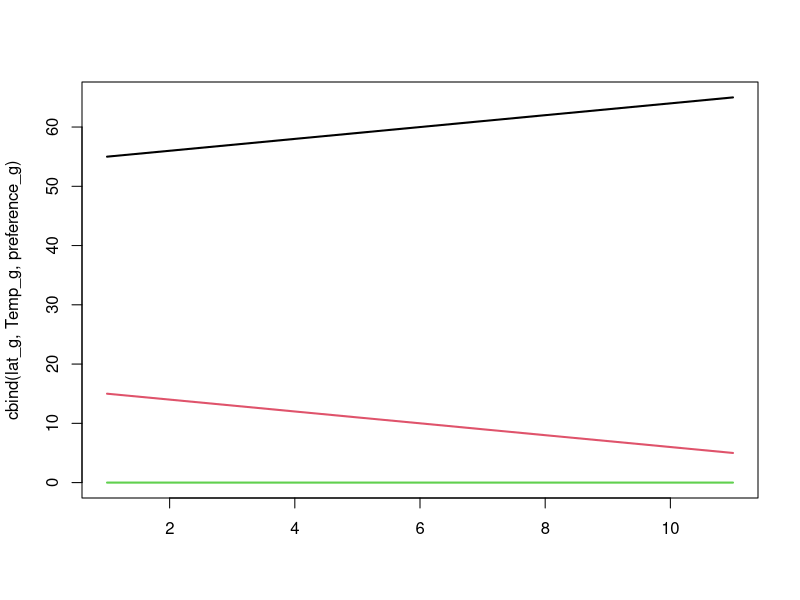
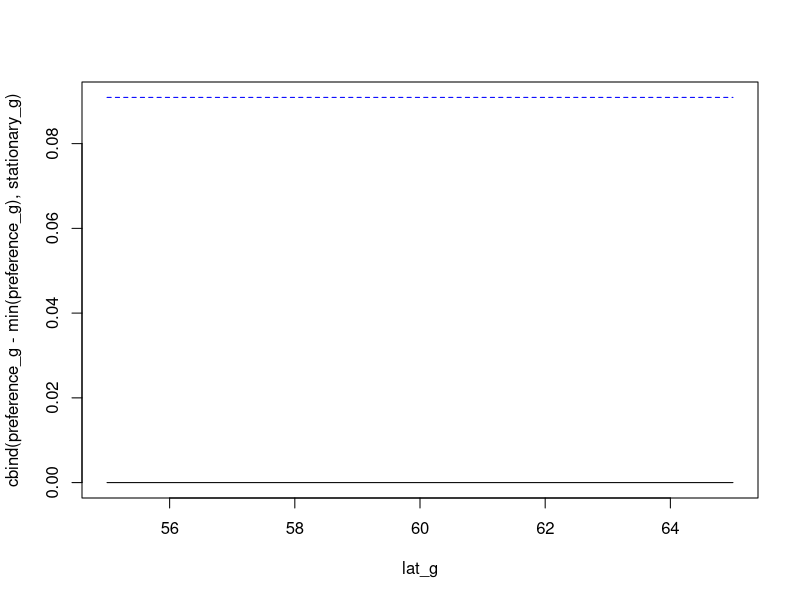

R code for these plots, in order:

#library(Matrix)
n_g = 11

# Domain characteristics
lat_g = seq(55, 65, length=n_g)
Temp_g = seq(15, 5, length=n_g)

# Parameters
diffusion = 0.01 ^ 2
preference_g = -0 * (Temp_g - 10)^2

# plot
matplot( cbind(lat_g,Temp_g,preference_g), type="l", lty="solid", lwd=2 )

# Movement operator
A_gg = ifelse( round(abs(outer(lat_g,lat_g,"-")),2) == round(mean(diff(lat_g)),2), 1, 0 )
# Diffusion
diffusion_gg = A_gg * diffusion
diag(diffusion_gg) = -1 * colSums(diffusion_gg)
# Taxis
taxis_gg = A_gg * outer(preference_g, preference_g, "-")
diag(taxis_gg) = -1 * colSums(taxis_gg)
# Total
mrate_gg = diffusion_gg + taxis_gg
# Annualized
mfraction_gg = Matrix::expm(mrate_gg)

# Stationary distribution
stationary_g = eigen(mfraction_gg)$vectors[,1]
stationary_g = stationary_g / sum(stationary_g)

#
matplot( x=lat_g, y=cbind(preference_g-min(preference_g),stationary_g), type="l", col=c("black","blue") )

# n(t+1) = Mrate_gg * n(t)

# Using central cell to minimize boundary issues
mfraction_gg[,6]
# sum( mfraction_gg[,6] * 1:n_g )
mean1 = weighted.mean(1:n_g, w=mfraction_gg[,6])
# sum( mfraction_gg[,6] * (1:n_g-mean1)^2 )
(var1 = weighted.mean( (1:n_g-mean1)^2, w=mfraction_gg[,6]) )
2 * diffusion
